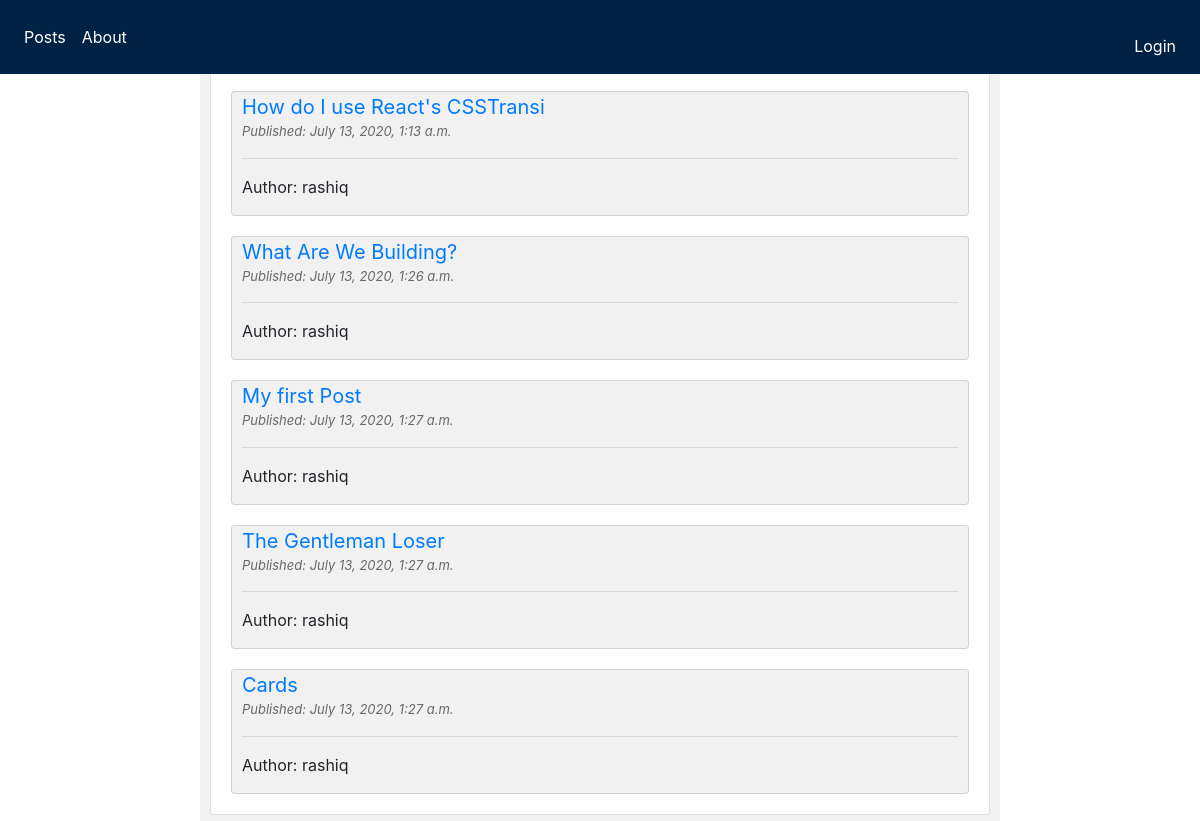
Before: / with the older database file.
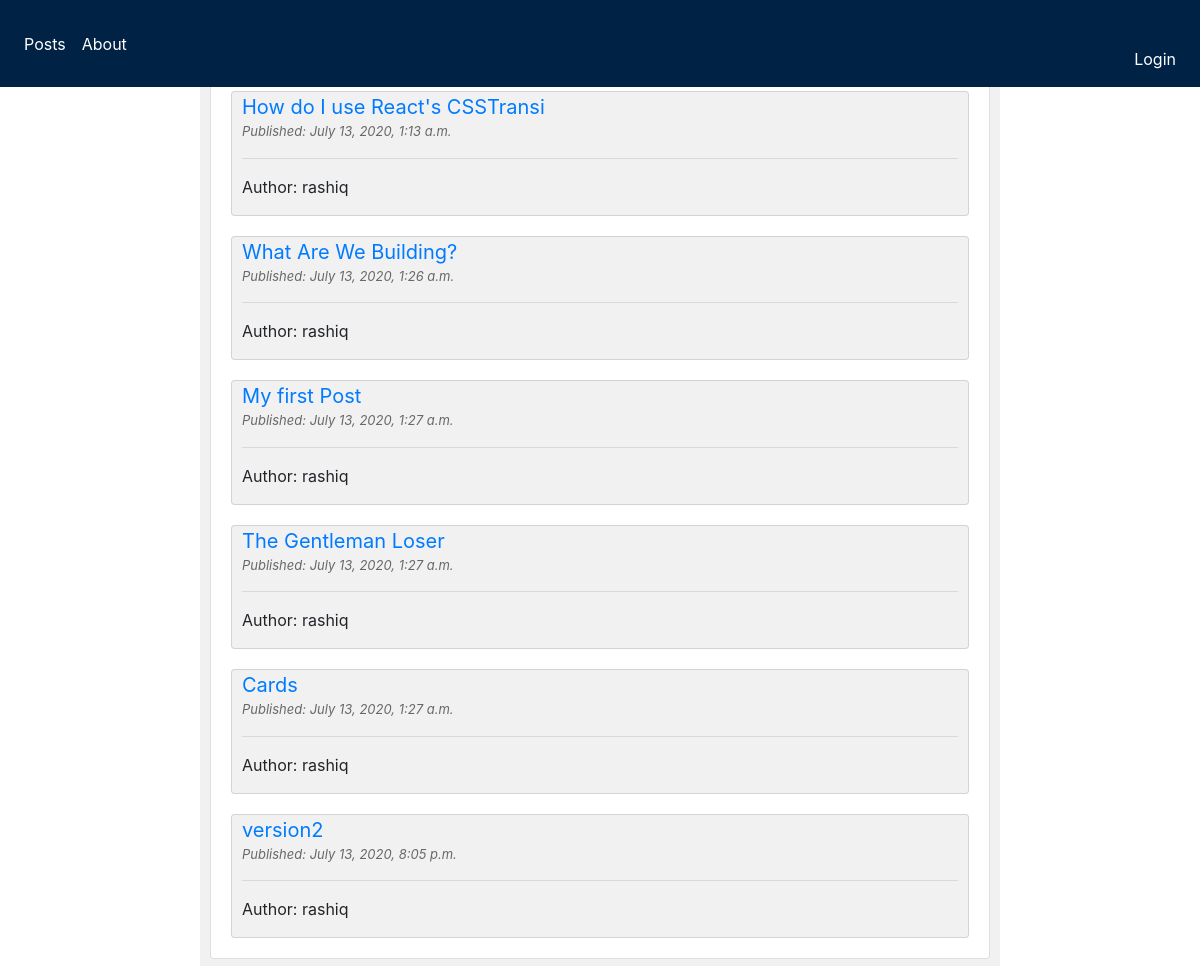
After: the same page with the newer database file.
### blog/models.py (models this page shows, shortened)
class Post(models.Model):
    author = models.ForeignKey('auth.User', on_delete=models.CASCADE)
    title = models.CharField(max_length=100)
    text = models.TextField()
    date = models.DateTimeField(default=timezone.now)
    publish_date = models.DateTimeField(blank=True, null=True)
    public = models.BooleanField(default=False)
    def get_absolute_url(self):
        return reverse('detail_post', kwargs={'pk': self.pk})

### blog/views.py (the view)
# urls.py: path('', views.PostView.as_view(), name="posts"),
class PostView(ListView):
    model = Post
    template_name = 'blog/post_list.html'
    def get_queryset(self):
        return Post.objects.all().order_by('publish_date')

### blog/templates/blog/post_list.html
{% extends 'blog/base.html' %}
{% block body %}
    {% for object in object_list %}
        {% if object.public %}
            <div class="card" style="background-color: #f1f1f1; margin: 10px; padding-left: 10px; padding-right: 10px">
                <a style="font-size: 20px"
                   href="{{ object.get_absolute_url }}">{{ object.title }}</a>
                <div >
                    <p class="date">Published: {{ object.publish_date }}</p>
                    <hr>
                    <p>Author: {{ object.author }}</p>
                </div>
            </div>
        {% endif %}
    {% endfor %}
{% endblock %}

Changed rows visible on the page:
now on this page (row edited): Post: title "version2", publish_date "July 13, 2020, 8:05 p.m.", author "rashiq"
